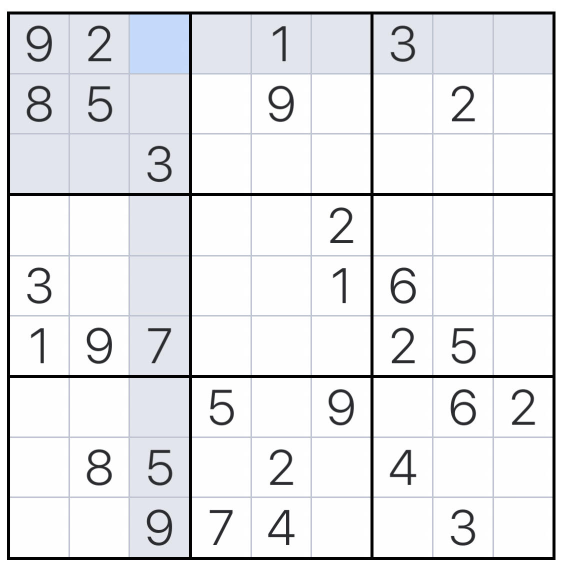
#> input picture puzz1.jpg, 1125 x 1167 px (shown at 1/2 size)
$ jupyter execute --allow-errors SudokuReader.ipynb
#> lines starting #> are read from the running program, lines starting #| are printed output that depends on the picture; after the words box and inside, x2 and y2 are one past the last pixel; in counts of white or black regions, pixels touching at a corner belong together
### sudoku.py
from mimetypes import init
import cv2 as cv
import numpy as np
from tensorflow import keras
from sklearn.cluster import KMeans


class Image:
    title = ""
    cv_image = None

    def __init__(self, title) -> None:
        self.title = title

    def show(self):
        if(self.cv_image is not None):
            title = self.title
            #define the screen resulation
            screen_res = 1280, 720
            scale_width = screen_res[0] / self.cv_image.shape[1]
            scale_height = screen_res[1] / self.cv_image.shape[0]
            scale = min(scale_width, scale_height)

            #resized window width and height
            window_width = int(self.cv_image.shape[1] * scale)
            window_height = int(self.cv_image.shape[0] * scale)


            #cv.WINDOW_NORMAL makes the output window resizealbe
            cv.namedWindow(title, cv.WINDOW_NORMAL)

            #resize the window according to the screen resolution
            cv.resizeWindow(title, window_width, window_height)

            cv.imshow(title, self.cv_image)
            cv.waitKey(0)
            cv.destroyAllWindows()

class InputImage(Image):
    board = None
    path = None

    def __init__(self, title, path) -> None:
        super().__init__(title)
        self.path = path
        self.cv_image = cv.imread(path,0)

    '''After making a copy, this method uses that copy to apply
    image preprocessing techniques before using opncv's findContours()
    to find the lardgest bax on the image. This box is then treated
    as the grid and after clustering its vertexes into 4 corners, it
    is used to create the Board object'''
    def getBoard(self):
        image = self.cv_image.copy()

        image = cv.GaussianBlur(image,(11,11),0)
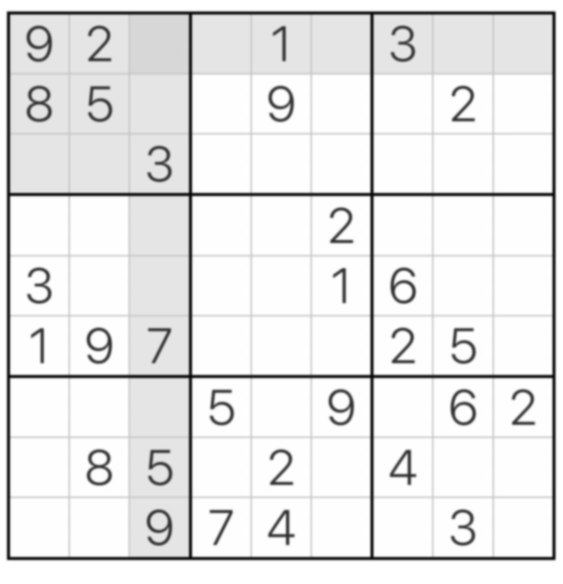
#> image: shape (1167, 1125) (shown at 1/2 size); min 6, max 255, mean 231.9

        outerBox = cv.adaptiveThreshold(image,255,cv.ADAPTIVE_THRESH_MEAN_C, cv.THRESH_BINARY, 5, 2)
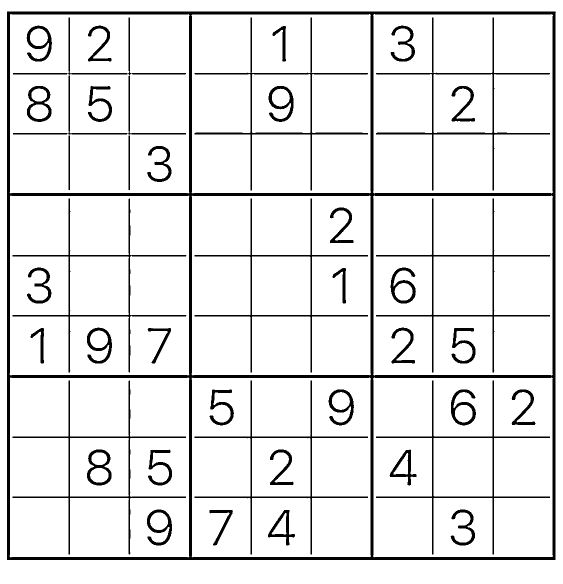
#> outerBox: shape (1167, 1125) (shown at 1/2 size); 90.8% white; 40 black regions, largest, box (x1, y1, x2, y2) and area: (14, 23, 1112, 1120) 51972, (389, 35, 736, 381) 4394, (752, 35, 1100, 381) 4337
        outerBox = cv.bitwise_not(outerBox)
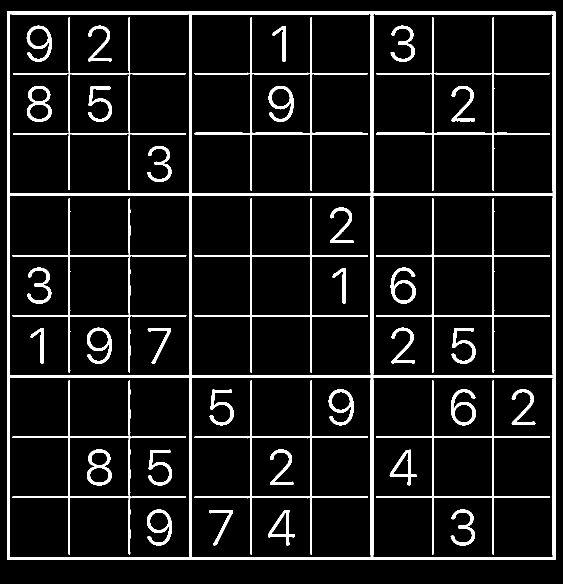
#> outerBox: shape (1167, 1125) (shown at 1/2 size); 9.2% white; 40 white regions, largest, box (x1, y1, x2, y2) and area: (14, 23, 1112, 1120) 51972, (389, 35, 736, 381) 4394, (752, 35, 1100, 381) 4337

        outerBox = cv.dilate(outerBox, cv.getStructuringElement(cv.MORPH_CROSS,(3,3)),iterations=4)
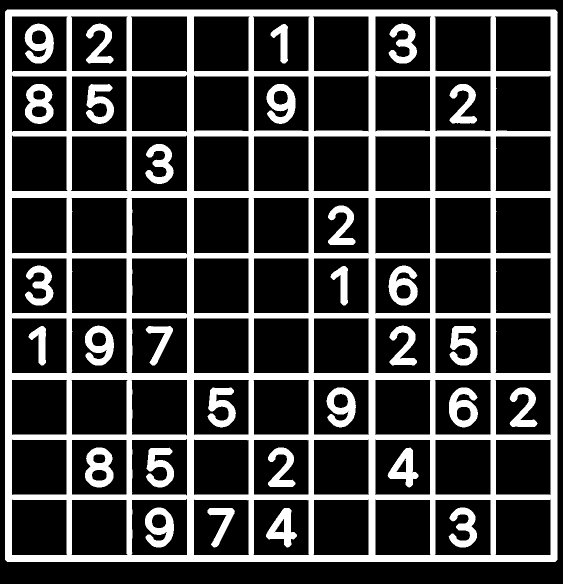
#> outerBox: shape (1167, 1125) (shown at 1/2 size); 24.7% white; 31 white regions

        contours, heirarchy = cv.findContours(outerBox, cv.RETR_EXTERNAL, cv.CHAIN_APPROX_SIMPLE)
#> contours = 1 contour; box (x1, y1, x2, y2) and area: (10, 19, 1116, 1124) 1218785
        kmeans = KMeans(n_clusters=4,random_state=0).fit(contours[0][:,0,:])

        grid_corners = kmeans.cluster_centers_
#> grid_corners = [[1112, 1121], [1113, 22.67], [12, 21], [12, 1121]]
        image_corners_dict = {'topLeft':(0,0), 'topRight':(image.shape[1],0), 'bottomLeft':(0,image.shape[0]), 'bottomRight':(image.shape[1],image.shape[0])}
        grid_corners_dict = {r: grid_corners[np.argmin([np.linalg.norm(i-np.array(k)) for i in grid_corners])] for (r,k) in image_corners_dict.items()}
#> grid_corners_dict = {'topLeft': [12, 21], 'topRight': [1113, 22.67], 'bottomLeft': [12, 1121], 'bottomRight': [1112, 1121]}

        x = int(min(image.shape[0],image.shape[1]) * 0.90)
#> x = 1012
        while not(x%9==0):
            x-=1
#> after the loop, x = 1008
        pts1 = np.float32(list(grid_corners_dict.values()))
#> pts1 = [[12, 21], [1113, 22.67], [12, 1121], [1112, 1121]]
        pts2 = np.float32([(0,0),(x,0),(0,x),(x,x)])
        matrix = cv.getPerspectiveTransform(pts1, pts2)
#> matrix = [[0.914, 3.17e-19, -10.97], [-0.00139, 0.915, -19.21], [-1.37e-06, -8.27e-07, 1]]
        newImage = cv.warpPerspective(outerBox, matrix, image.shape)
        newImage = newImage[0:x,0:x]
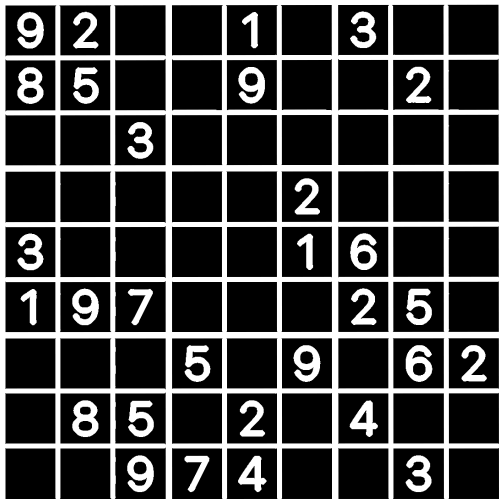
#> newImage: shape (1008, 1008) (shown at 1/2 size); min 0, max 255, mean 65.9

        return Board('board',newImage,grid_corners)


class Board(Image):
    corners = None
    boxes = None
    solved = False

    def __init__(self, title, cv_image, corners) -> None:
#> called with title = 'board', corners = array of shape (4, 2)
        super().__init__(title)
        self.cv_image = cv_image
        self.corners = corners
#> self.corners has the same summary as grid_corners in getBoard
        self.boxes = []
        rows = np.vsplit(cv_image,9)
#> rows = 9 items
        for r in rows:
            cols= np.hsplit(r,9)
            for c, box in enumerate(cols):
                self.boxes.append(Box(f'row {r}, col {c}', box))
#> this loop made 9 passes
#> pass 1, in __init__ (call 2), `self.cv_image = cv_image`:
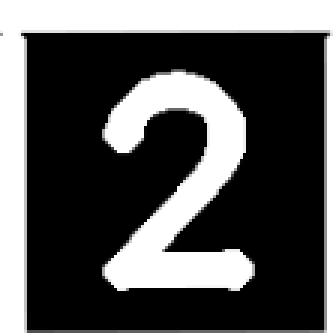
#> self.cv_image: shape (112, 112) (shown 3 times larger); min 0, max 255, mean 89
#> pass 1, in __init__ (call 4), `self.cv_image = cv_image`:
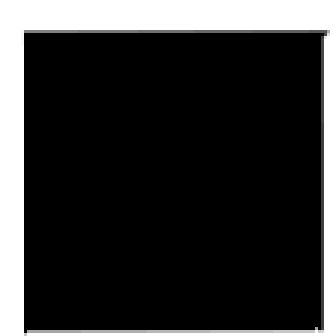
#> self.cv_image: shape (112, 112) (shown 3 times larger); min 0, max 255, mean 52.5
#> after the loop, self.boxes = 81 items
        #todo get boxes from corners

class Box(Image):
    value = -1

    def __init__(self, title, cv_image) -> None:
        super().__init__(title)
        self.cv_image = cv_image

class DigitRecognizer:
    model = None
    path = None


    def __init__(self, path) -> None:
        self.path = path
        model = keras.models.load_model(path)

    #private method for getting the mask
    # [77 lines left out: functions getMask, preprocess, predict, not called in this run]

### SudokuReader.ipynb
[cell 1]
import cv2
import numpy as np
import helpers
import sudoku

def showImage(img,title='Resized Window'):

    #define the screen resulation
    screen_res = 1280, 720
    scale_width = screen_res[0] / img.shape[1]
    scale_height = screen_res[1] / img.shape[0]
    scale = min(scale_width, scale_height)

    #resized window width and height
    window_width = int(img.shape[1] * scale)
    window_height = int(img.shape[0] * scale)

    #cv2.WINDOW_NORMAL makes the output window resizealbe
    cv2.namedWindow(title, cv2.WINDOW_NORMAL)

    #resize the window according to the screen resolution
    cv2.resizeWindow(title, window_width, window_height)

    cv2.imshow(title, img)
    cv2.waitKey(0)
    cv2.destroyAllWindows()

[cell 2]
image = cv2.imread('puzz1.jpg',0)
outerBox = np.ndarray(image.shape)

[cell 3]
image2 = sudoku.InputImage('test input', 'puzz1.jpg')
board2 = image2.getBoard()
board2.show()
#> in show, `title = self.title`: title = 'board'

[cell 4]
board2.boxes[79].show()
#> in show (call 2), `cv.imshow(title, self.cv_image)`:
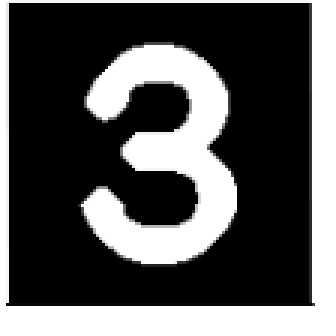
#> window 'row [[255 255 255 ... 255 255 ': shape (112, 112) (shown 3 times larger); min 0, max 255, mean 88.4

<a href='https://www.tutorialkart.com/opencv/python/opencv-python-gaussian-image-smoothing/'>Gaussian Blur</a>

[cell 5]
image = cv2.GaussianBlur(image,(11,11),0)

<a href="https://pyimagesearch.com/2021/05/12/adaptive-thresholding-with-opencv-cv2-adaptivethreshold/">Adaptive Thresholding</a>

[cell 6]
outerBox = cv2.adaptiveThreshold(image,255,cv2.ADAPTIVE_THRESH_MEAN_C, cv2.THRESH_BINARY, 5, 2)

[cell 7]
cv2.adaptiveThreshold(image,255,cv2.ADAPTIVE_THRESH_MEAN_C, cv2.THRESH_BINARY, 5, 2)
cv2.bitwise_not(outerBox)

[cell 8]
outerBox = cv2.bitwise_not(outerBox)

<a href='https://docs.opencv.org/3.4/db/df6/tutorial_erosion_dilatation.html'>Dilation</a>

[cell 9]
outerBox = cv2.dilate(outerBox, cv2.getStructuringElement(cv2.MORPH_CROSS,(3,3)),iterations=4)

[cell 10]
contours, heirarchy = cv2.findContours(outerBox, cv2.RETR_EXTERNAL, cv2.CHAIN_APPROX_SIMPLE)

[cell 11]
from sklearn.cluster import KMeans

kmeans = KMeans(n_clusters=4,random_state=0).fit(contours[0][:,0,:])

[cell 12]
grid_corners = kmeans.cluster_centers_
image_corners_dict = {'topLeft':(0,0), 'topRight':(image.shape[1],0), 'bottomLeft':(0,image.shape[0]), 'bottomRight':(image.shape[1],image.shape[0])}
grid_corners_dict = {r: grid_corners[np.argmin([np.linalg.norm(i-np.array(k)) for i in grid_corners])] for (r,k) in image_corners_dict.items()}

[cell 13]
list(image_corners_dict.values())

[cell 14]
x = int(min(image.shape[0],image.shape[1]) * 0.90)
#> x = 1012

pts1 = np.float32(list(grid_corners_dict.values()))
pts2 = np.float32([(0,0),(x,0),(0,x),(x,x)])
pts3 = np.float32(list(image_corners_dict.values())) * 0.90
#list(image_corners_dict.values())

[cell 15]
matrix = cv2.getPerspectiveTransform(pts1, pts2)
#> matrix = [[0.918, 1.19e-19, -11.01], [-0.00139, 0.919, -19.29], [-1.37e-06, -8.27e-07, 1]]
newImage = cv2.warpPerspective(outerBox, matrix, image.shape)
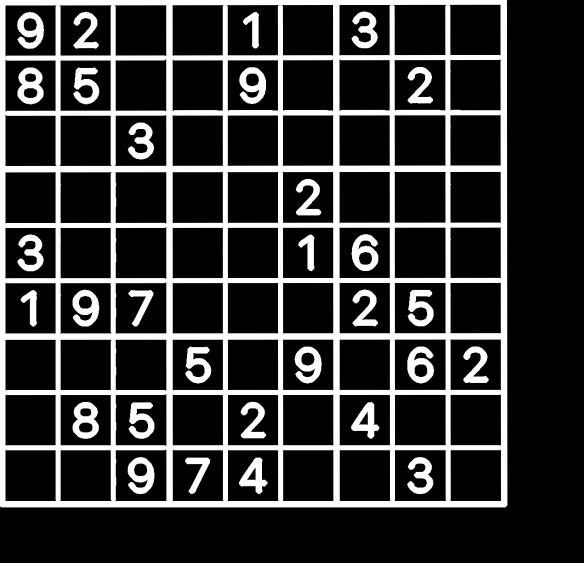
#> newImage: shape (1125, 1167) (shown at 1/2 size); min 0, max 255, mean 52.5

[cell 16]
showImage(newImage)

[cell 17]
newImage = newImage[0:x,0:x]
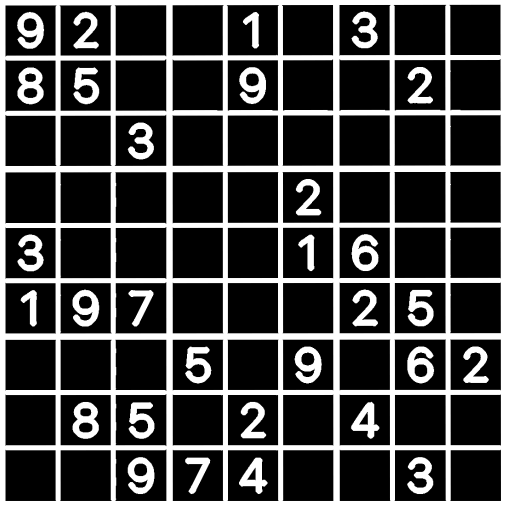
#> newImage: shape (1012, 1012) (shown at 1/2 size); min 0, max 255, mean 65.9

[cell 18]
boxes = board2.boxes.copy()
#> boxes = 81 items
